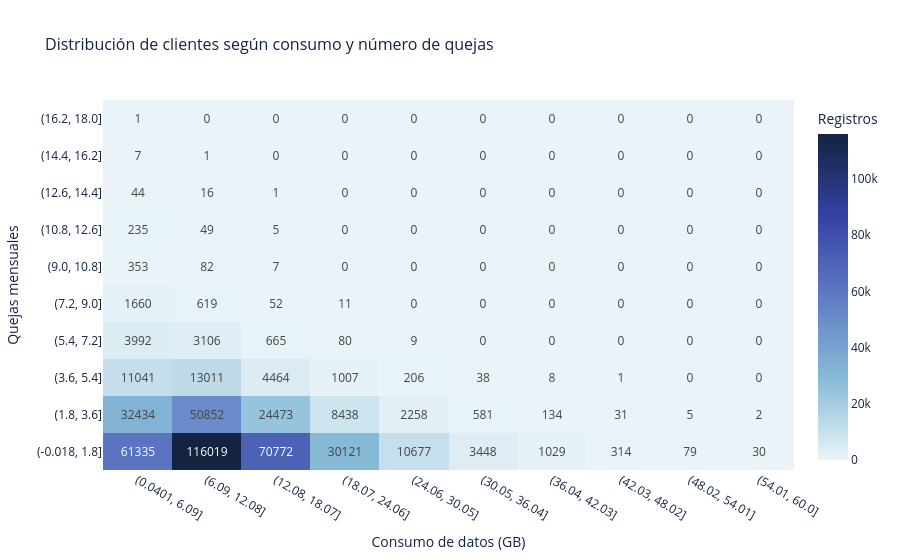

Notebook code for this chart:
### Code cell
data = df[['complaints_month', 'data_usage_gb']].dropna()

data['complaints_bin'] = pd.cut(
    data['complaints_month'],
    bins=10
)

data['usage_bin'] = pd.cut(
    data['data_usage_gb'],
    bins=10
)

heatmap_data = pd.crosstab(
    data['complaints_bin'],
    data['usage_bin']
)

fig = go.Figure(
    data=go.Heatmap(
        z=heatmap_data.values,
        x=[str(x) for x in heatmap_data.columns],
        y=[str(y) for y in heatmap_data.index],
        
        colorscale=[
            [0, "#EAF4F8"],
            [0.25, "#87BBD7"],
            [0.5, "#5F7BC4"],
            [0.75, "#3541A3"],
            [1, "#132441"]
        ],

        text=heatmap_data.values,
        texttemplate="%{text}",

        hovertemplate=(
            "Consumo de datos: %{x}<br>"
            "Quejas: %{y}<br>"
            "Registros: %{z}<extra></extra>"
        ),

        colorbar=dict(
            title="Registros"
        )
    )
)

fig.update_layout(
    title=dict(
        text="Distribución de clientes según consumo y número de quejas",
        font=dict(
            size=16,
            color="#132441"
        )
    ),

    xaxis_title="Consumo de datos (GB)",
    yaxis_title="Quejas mensuales",

    template="plotly_white",

    font=dict(
        color="#132441"
    )
)

fig.show()

### Figure 1 — Plotly figure (JSON) as saved in the notebook; plotly's stock layout.template omitted (floating-point values rounded to 4 significant figures)
{"data": [{"colorbar": {"title": {"text": "Registros"}}, "colorscale": [[0, "#EAF4F8"], [0.25, "#87BBD7"], [0.5, "#5F7BC4"], [0.75, "#3541A3"], [1, "#132441"]], "hovertemplate": "Consumo de datos: %{x}<br>Quejas: %{y}<br>Registros: %{z}<extra></extra>", "text": [[61335, 116019, 70772, 30121, 10677, 3448, 1029, 314, 79, 30], [32434, 50852, 24473, 8438, 2258, 581, 134, 31, 5, 2], [11041, 13011, 4464, 1007, 206, 38, 8, 1, 0, 0], [3992, 3106, 665, 80, 9, 0, 0, 0, 0, 0], [1660, 619, 52, 11, 0, 0, 0, 0, 0, 0], [353, 82, 7, 0, 0, 0, 0, 0, 0, 0], [235, 49, 5, 0, 0, 0, 0, 0, 0, 0], [44, 16, 1, 0, 0, 0, 0, 0, 0, 0], [7, 1, 0, 0, 0, 0, 0, 0, 0, 0], [1, 0, 0, 0, 0, 0, 0, 0, 0, 0]], "texttemplate": "%{text}", "type": "heatmap", "x": ["(0.0401, 6.09]", "(6.09, 12.08]", "(12.08, 18.07]", "(18.07, 24.06]", "(24.06, 30.05]", "(30.05, 36.04]", "(36.04, 42.03]", "(42.03, 48.02]", "(48.02, 54.01]", "(54.01, 60.0]"], "y": ["(-0.018, 1.8]", "(1.8, 3.6]", "(3.6, 5.4]", "(5.4, 7.2]", "(7.2, 9.0]", "(9.0, 10.8]", "(10.8, 12.6]", "(12.6, 14.4]", "(14.4, 16.2]", "(16.2, 18.0]"], "z": [[61335, 116019, 70772, 30121, 10677, 3448, 1029, 314, 79, 30], [32434, 50852, 24473, 8438, 2258, 581, 134, 31, 5, 2], [11041, 13011, 4464, 1007, 206, 38, 8, 1, 0, 0], [3992, 3106, 665, 80, 9, 0, 0, 0, 0, 0], [1660, 619, 52, 11, 0, 0, 0, 0, 0, 0], [353, 82, 7, 0, 0, 0, 0, 0, 0, 0], [235, 49, 5, 0, 0, 0, 0, 0, 0, 0], [44, 16, 1, 0, 0, 0, 0, 0, 0, 0], [7, 1, 0, 0, 0, 0, 0, 0, 0, 0], [1, 0, 0, 0, 0, 0, 0, 0, 0, 0]]}], "layout": {"font": {"color": "#132441"}, "title": {"font": {"color": "#132441", "size": 16}, "text": "Distribución de clientes según consumo y número de quejas"}, "xaxis": {"title": {"text": "Consumo de datos (GB)"}}, "yaxis": {"title": {"text": "Quejas mensuales"}}}}
